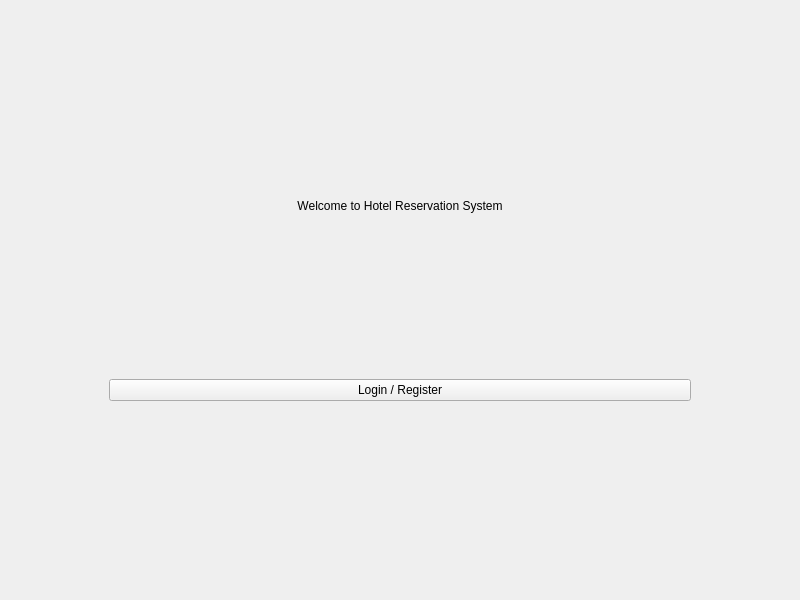
<?xml version="1.0" encoding="UTF-8"?>
<ui version="4.0">
 <class>MainWindow</class>
 <widget class="QMainWindow" name="MainWindow">
  <property name="geometry">
   <rect>
    <x>0</x>
    <y>0</y>
    <width>800</width>
    <height>600</height>
   </rect>
  </property>
  <property name="windowTitle">
   <string>Hotel System</string>
  </property>
  <widget class="QWidget" name="centralwidget">
   <layout class="QVBoxLayout" name="verticalLayout_2">
    <item>
     <widget class="QStackedWidget" name="stackedWidget">
      <!-- Landing Page -->
      <widget class="QWidget" name="page_landing">
       <layout class="QGridLayout" name="gridLayout_2">
        <item>
         <widget class="QFrame" name="landing_frame">
          <property name="maximumSize">
           <size>
            <width>600</width>
            <height>220</height>
           </size>
          </property>
          <layout class="QVBoxLayout" name="verticalLayout">
           <item>
            <widget class="QLabel" name="lbl_title">
             <property name="text">
              <string>Welcome to Hotel Reservation System</string>
             </property>
             <property name="alignment">
              <enum>Qt::AlignHCenter</enum>
             </property>
            </widget>
           </item>
           <item>
            <widget class="QPushButton" name="pushButton_auth">
             <property name="text">
              <string>Login / Register</string>
             </property>
            </widget>
           </item>
          </layout>
         </widget>
        </item>
       </layout>
      </widget>
      <!-- Booking Page (placeholder) -->
      <widget class="QWidget" name="page_booking"/>
      <!-- Admin Page (placeholder) -->
      <widget class="QWidget" name="page_admin"/>
     </widget>
    </item>
   </layout>
  </widget>
 </widget>
 <resources/>
 <connections/>
</ui>
